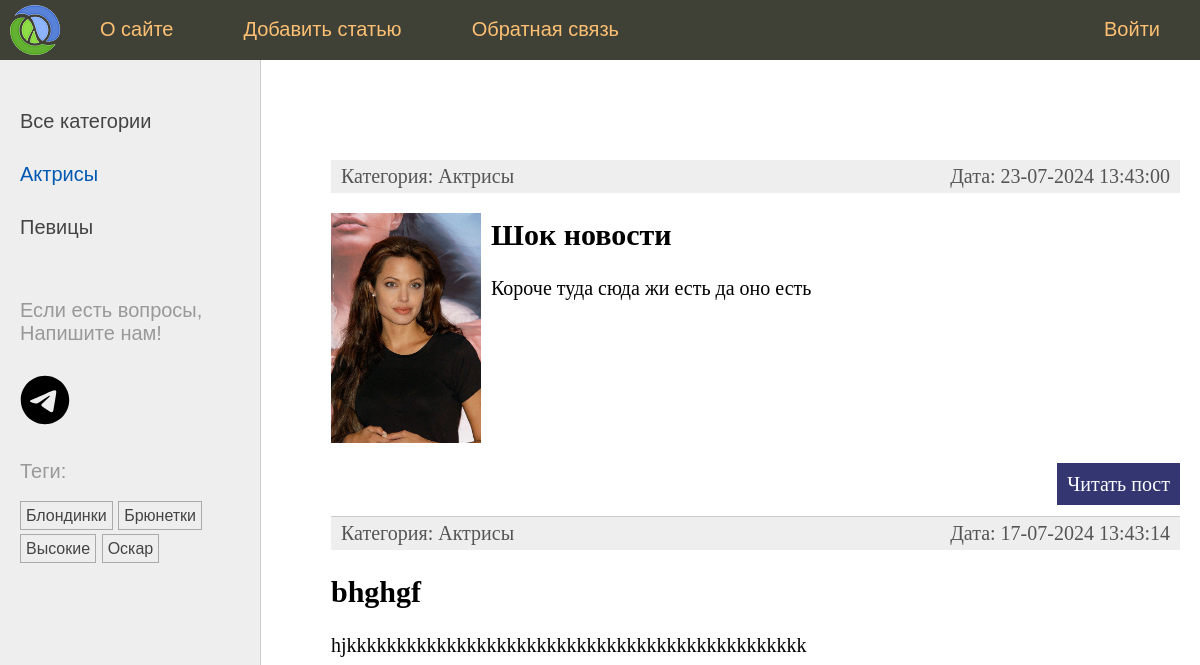
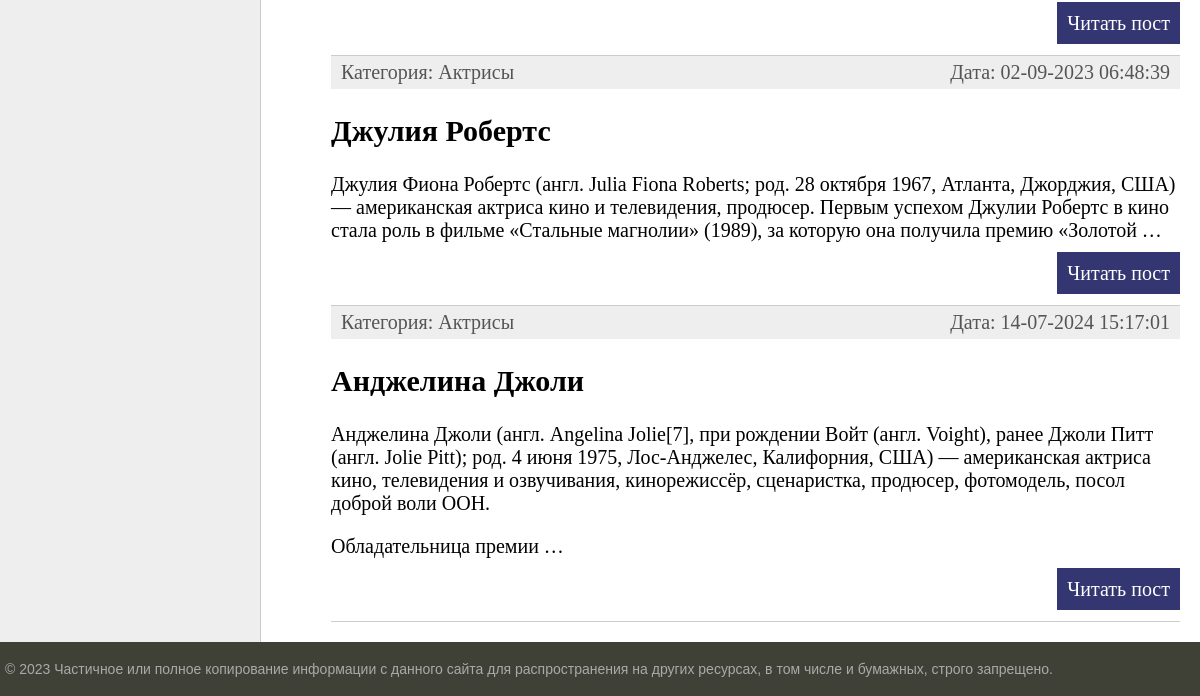
Page /category/aktrisy/ on the earlier database version (2 pictures, top to bottom).
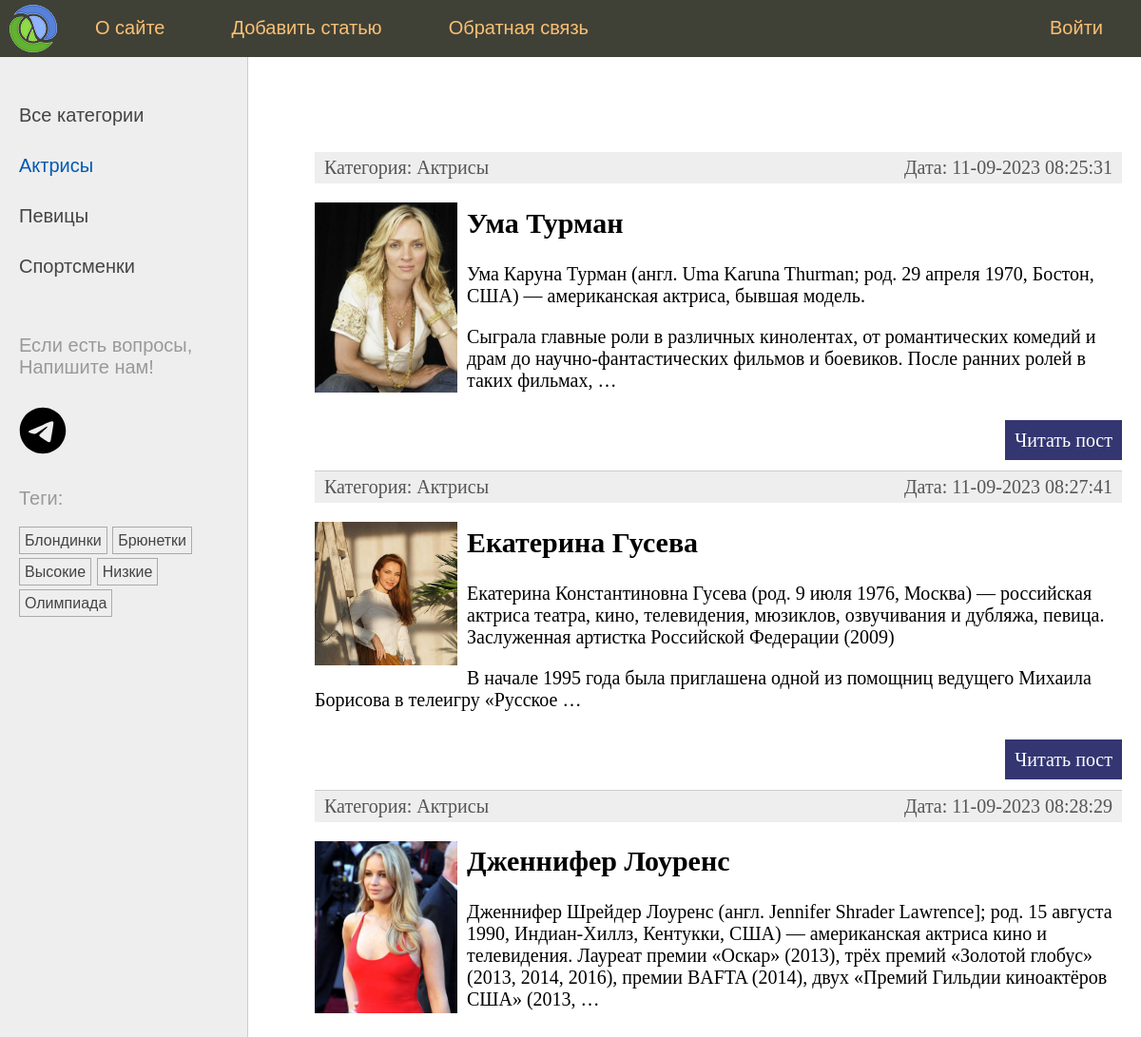
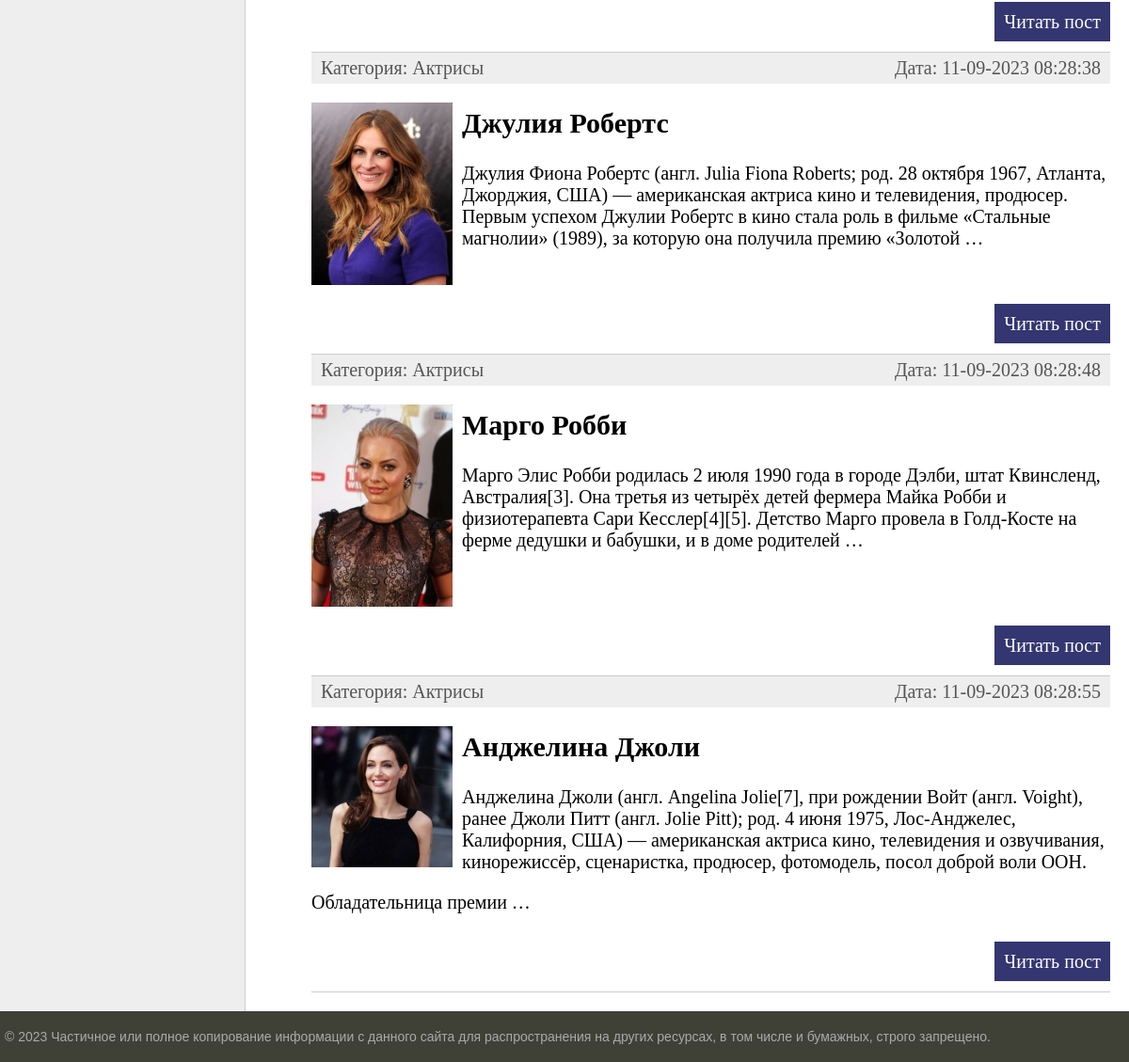
Same page on the later database version (2 pictures, top to bottom).
### women/models.py (models this page shows, shortened)
class Category(models.Model):
    name = models.CharField(max_length=100, db_index=True, verbose_name='Категория')
    slug = models.SlugField(max_length=255, unique=True, db_index=True)
    class Meta:
        verbose_name = 'Категория'
        verbose_name_plural = 'Категории'
    def get_absolute_url(self):
        return reverse('category', kwargs={'cat_slug': self.slug})

class TagPost(models.Model):
    tag = models.CharField(max_length=100, db_index=True)
    slug = models.SlugField(max_length=255, unique=True, db_index=True)
    def get_absolute_url(self):
        return reverse('tag', kwargs={'tag_slug': self.slug})

class Women(models.Model):
    class Status(models.IntegerChoices):
        DRAFT = 0, 'Черновик'
        PUBLISHED = 1, 'Опубликовано'
    title = models.CharField(max_length=255, verbose_name='Заголовок')
    slug = models.SlugField(max_length=255, unique=True, db_index=True, verbose_name='Slug',validators=[
        MinLengthValidator(5, message='Минимум 5 символов'),
        MaxLengthValidator(100, message='Минимум 5 символов')
    ])
    photo = models.ImageField(upload_to='photos/%Y/%m/%d/', default=None, blank=True, null=True, verbose_name='Фото')
    content = models.TextField(blank=True, verbose_name='Текст статьи')
    time_create = models.DateTimeField(auto_now_add=True, verbose_name='Время создания')
    time_update = models.DateTimeField(auto_now=True, verbose_name='Время изменения')
    is_published = models.BooleanField(choices=tuple(map(lambda x: (bool(x[0]), x[1]), Status.choices)),
                                       default=Status.DRAFT, verbose_name='Статус')
    cat = models.ForeignKey('Category', on_delete=models.PROTECT, related_name='posts', verbose_name='Категории')
    tags = models.ManyToManyField('TagPost', blank=True, related_name='tags', verbose_name='Теги')
    husband = models.OneToOneField('Husband', on_delete=models.SET_NULL,
                                   null=True, blank=True, related_name='wuman', verbose_name='Муж')
    objects = models.Manager()
    published = PublishedManager()
    class Meta:
        verbose_name = 'Известные женщины'
        verbose_name_plural = 'Известные женщины'
        ordering = ['-time_create']
        indexes = [
            models.Index(fields=['-time_create'])
        ]
    def get_absolute_url(self):
        return reverse('post', kwargs={'post_slug': self.slug})

### women/views.py (the view)
# urls.py: path('category/<slug:cat_slug>/', views.WomenCategory.as_view(), name='category'),
class WomenCategory(DataMixin, ListView):
    template_name = 'women/index.html'
    context_object_name = 'posts'
    allow_empty = False
    def get_queryset(self):
        return Women.published.filter(cat__slug=self.kwargs['cat_slug']).select_related('cat')
    def get_context_data(self, **kwargs):
        context = super().get_context_data(**kwargs)
        cat = context['posts'][0].cat
        return self.get_mixin_context(context,
                                      title='Категория - ' + cat.name,
                                      cat_selected=cat.pk,
                                      )

### women/models.py (called while the page is built)
    def get_queryset(self):
        return super().get_queryset().filter(is_published=Women.Status.PUBLISHED)

### women/templatetags/women_tags.py (called while the page is built)
@register.inclusion_tag('women/list_categories.html')
def show_categories(cat_selected=0):
    cats = Category.objects.annotate(total=Count("posts")).filter(total__gt=0)
    return {'cats': cats, 'cat_selected': cat_selected}

@register.inclusion_tag('women/list_tags.html')
def show_all_tags():
    return {'tags': TagPost.objects.annotate(total=Count("tags")).filter(total__gt=0)}

### women/utils.py (called while the page is built)
    def get_mixin_context(self, context, **kwargs):
        context["menu"] = menu
        context["cat_selected"] = None
        context.update(kwargs)
        return context

### women/templates/women/index.html (shortened to what this page needs)
{% extends 'base.html' %}
{% block content %}
<ul class="list-articles">
	{% for p in posts %}
		<li><div class="article-panel">
			<p class="first">Категория: {{p.cat.name}}</p>
			<p class="last">Дата: {{p.time_update|date:"d-m-Y H:i:s"}}</p>
		</div>
			{% if p.photo %}
				<p><img class="img-article-left thumb" src="{{p.photo.url}}"></p>
			{% endif %}
			<h2>{{p.title}}</h2>
    {% autoescape off %}
	{{p.content|linebreaks|truncatewords:40}}
    {% endautoescape %}
			<p class="link-read-post"><a href="{{ p.get_absolute_url }}">Читать пост</a></p>
			</li>
	{% endfor %}
</ul>
{% endblock %}

### women/templates/women/list_categories.html
{% for cat in cats %}
{% if cat.id == cat_selected %}
<li class='selected'>{{cat.name}}</li>
{% else %}
<li><a href="{{ cat.get_absolute_url }}">{{cat.name}}</a></li>
{% endif %}
{% endfor %}

### women/templates/women/list_tags.html
{% if tags %}
    <p>Теги:</p>
    <ul class="tags-list">
    {% for t in tags %}
    <li><a href="{{ t.get_absolute_url }}">{{ t.tag }}</a></li>
    {% endfor %}
    </ul>
{% endif %}

Differences in the rows shown:
no longer on this page (row unchanged): TagPost: tag "Оскар"
removed Women: cat.name "Актрисы", time_update "17-07-2024 13:43:14", title "bhghgf", content "hjkkkkkkkkkkkkkkkkkkkkkkkkkkkkkkkkkkkkkkkkkkkkkk"
now on this page (row unchanged): Category: name "Спортсменки"
now on this page (row unchanged): TagPost: tag "Низкие"
now on this page (row edited): TagPost: tag "Олимпиада"
changed Women: time_update "23-07-2024 13:43:00" → "11-09-2023 08:25:31"; photo: a different picture; title "Шок новости" → "Ума Турман"; content "Короче туда сюда жи есть да оно есть" → "Ума Каруна Турман (англ. Uma Karuna Thurman; род. 29 апреля 1970, Бостон, США) — американская актриса, бывшая модель. Сыграла главные роли в различных кинолентах, от романтических комедий и драм до научно-фантастических фильмов и боевиков. После ранних ролей в таких фильмах, …"
now on this page (row edited): Women: cat.name "Актрисы", time_update "11-09-2023 08:27:41", photo (picture), title "Екатерина Гусева", content "Екатерина Константиновна Гусева (род. 9 июля 1976, Москва) — российская актриса театра, кино, телевидения, мюзиклов, озвучивания и дубляжа, певица. Заслуженная артистка Российской Федерации (2009) В начале 1995 года была приглашена одной из помощниц ведущего Михаила Борисова в телеигру «Русское …"
now on this page (row edited): Women: cat.name "Актрисы", time_update "11-09-2023 08:28:29", photo (picture), title "Дженнифер Лоуренс", content "Дженнифер Шрейдер Лоуренс (англ. Jennifer Shrader Lawrence]; род. 15 августа 1990, Индиан-Хиллз, Кентукки, США) — американская актриса кино и телевидения. Лауреат премии «Оскар» (2013), трёх премий «Золотой глобус» (2013, 2014, 2016), премии BAFTA (2014), двух «Премий Гильдии киноактёров США» (2013, …"
changed Women "Джулия Робертс": time_update "02-09-2023 06:48:39" → "11-09-2023 08:28:38"; photo: picture added
now on this page (row edited): Women: cat.name "Актрисы", time_update "11-09-2023 08:28:48", photo (picture), title "Марго Робби", content "Марго Элис Робби родилась 2 июля 1990 года в городе Дэлби, штат Квинсленд, Австралия[3]. Она третья из четырёх детей фермера Майка Робби и физиотерапевта Сари Кесслер[4][5]. Детство Марго провела в Голд-Косте на ферме дедушки и бабушки, и в доме родителей …"
changed Women "Анджелина Джоли": time_update "14-07-2024 15:17:01" → "11-09-2023 08:28:55"; photo: picture added
